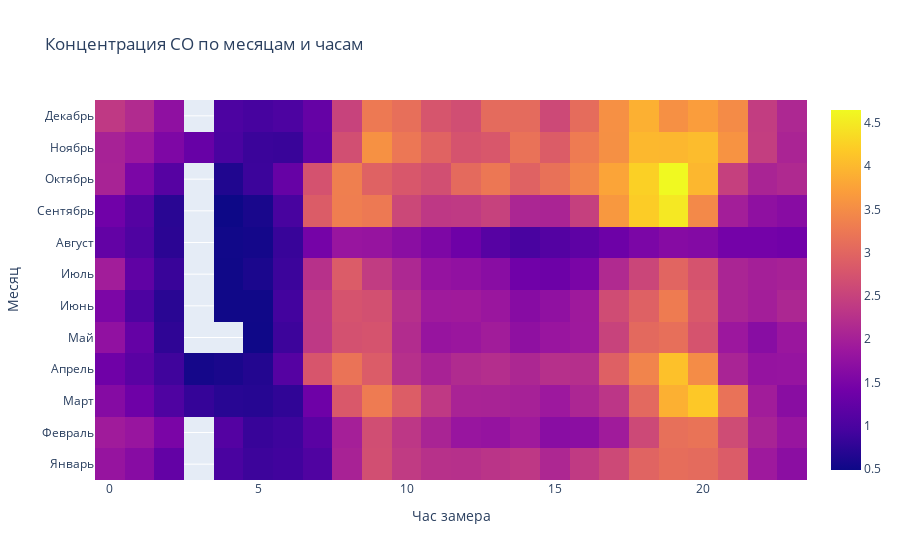
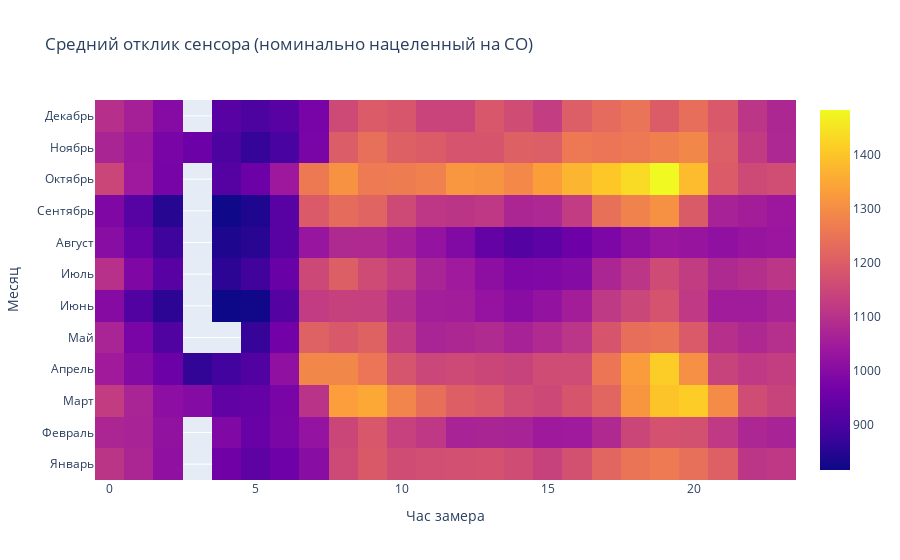

The notebook cell saved with these charts, in order:
### Markdown cell above
- Сильная положительная корреляция между CO(GT) и PT08.S1(CO) понятна, так это связано с замером одного вещества.
- Температура (T) и относительная влажность (RH) показывают некоторую степень обратной корреляции, что может быть связано с физическими свойствами воздуха: при повышении температуры воздух может удерживать больше влаги, что приводит к снижению относительной влажности.
- Взаимосвязь между температурой и абсолютной влажностью (AH) не так очевидна. Хотя абсолютная влажность и увеличивается с температурой, распределение точек не показывает явной корреляции на графике.

### Code cell
# Группировка данных по месяцу и часу для расчета среднего значения концентрации CO
CO_hm = df.groupby(["Month_num", "Hour"]).agg({"CO(GT)": ['mean']})
CO_hm = CO_hm.reset_index()
# Переименование столбцов после группировки для удобства
CO_hm.columns = ["Month", "Hour", "CO(GT)"]

# Создание тепловой карты для визуализации средней концентрации CO по месяцам и часам
fig1 = go.Figure(
    data=go.Heatmap(
        z=CO_hm["CO(GT)"],  # Значения концентрации CO
        x=CO_hm["Hour"],  # Час замера как ось X
        y=CO_hm["Month"],  # Месяц замера как ось Y
    )
)

# Обновление макета графика, добавление заголовка и названий осей
fig1.update_layout(
    title="Концентрация CO по месяцам и часам",
    xaxis_title="Час замера",
    yaxis_title="Месяц",
    # Настройка отображения меток на оси Y
    yaxis=dict(
        tickmode='array',
        tickvals=list(range(1, 13)),  # Значения меток от 1 до 12
        ticktext=['Январь', 'Февраль', 'Март', 'Апрель', 'Май', 'Июнь', 
                  'Июль', 'Август', 'Сентябрь', 'Октябрь', 'Ноябрь', 'Декабрь']  # Названия месяцев
    )
)

# Отображение графика
fig1.show()

# Аналогичная операция для отклика сенсора на CO
CO_hm1 = df.groupby(["Month_num", "Hour"]).agg({"PT08.S1(CO)": ['mean']})
CO_hm1 = CO_hm1.reset_index()
CO_hm1.columns = ["Month", "Hour", "PT08.S1(CO)"]

# Создание тепловой карты для сенсора CO
fig2 = go.Figure(
    data=go.Heatmap(
        z=CO_hm1["PT08.S1(CO)"],  # Значения отклика сенсора на CO
        x=CO_hm1["Hour"],  # Час замера как ось X
        y=CO_hm1["Month"],  # Месяц замера как ось Y
    )
)

# Обновление макета графика для отклика сенсора на CO
fig2.update_layout(
    title="Средний отклик сенсора (номинально нацеленный на CO)",
    xaxis_title="Час замера",
    yaxis_title="Месяц",
    # Настройка отображения меток на оси Y, аналогично первому графику
    yaxis=dict(
        tickmode='array',
        tickvals=list(range(1, 13)),  # Значения меток от 1 до 12
        ticktext=['Январь', 'Февраль', 'Март', 'Апрель', 'Май', 'Июнь', 
                  'Июль', 'Август', 'Сентябрь', 'Октябрь', 'Ноябрь', 'Декабрь']  # Названия месяцев
    )
)

# Отображение графика для отклика сенсора на CO
fig2.show()

### Figure 1 — Plotly figure (JSON) as saved in the notebook; plotly's stock layout.template omitted (floating-point values rounded to 4 significant figures; data arrays with more than 128 entries replaced by an {"elided": "..."} marker saying what was removed)
{"data": [{"type": "heatmap", "x": {"elided": "278 int values"}, "y": {"elided": "278 int values"}, "z": {"elided": "278 float values"}}], "layout": {"title": {"text": "Концентрация CO по месяцам и часам"}, "xaxis": {"title": {"text": "Час замера"}}, "yaxis": {"tickmode": "array", "ticktext": ["Январь", "Февраль", "Март", "Апрель", "Май", "Июнь", "Июль", "Август", "Сентябрь", "Октябрь", "Ноябрь", "Декабрь"], "tickvals": [1, 2, 3, 4, 5, 6, 7, 8, 9, 10, 11, 12], "title": {"text": "Месяц"}}}}

### Figure 2 — Plotly figure (JSON) as saved in the notebook; plotly's stock layout.template omitted (floating-point values rounded to 4 significant figures; data arrays with more than 128 entries replaced by an {"elided": "..."} marker saying what was removed)
{"data": [{"type": "heatmap", "x": {"elided": "278 int values"}, "y": {"elided": "278 int values"}, "z": {"elided": "278 float values"}}], "layout": {"title": {"text": "Средний отклик сенсора (номинально нацеленный на CO)"}, "xaxis": {"title": {"text": "Час замера"}}, "yaxis": {"tickmode": "array", "ticktext": ["Январь", "Февраль", "Март", "Апрель", "Май", "Июнь", "Июль", "Август", "Сентябрь", "Октябрь", "Ноябрь", "Декабрь"], "tickvals": [1, 2, 3, 4, 5, 6, 7, 8, 9, 10, 11, 12], "title": {"text": "Месяц"}}}}
